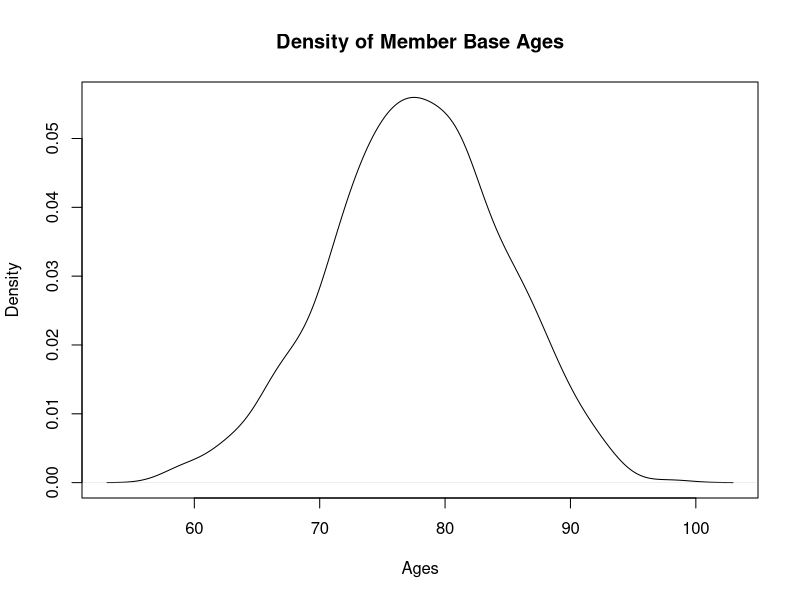
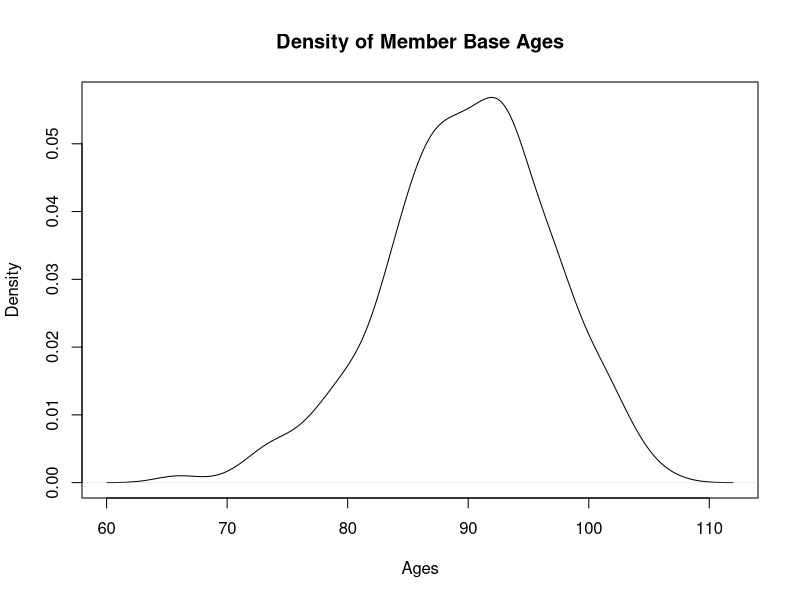

These charts were generated, in order, by the following R code:
library(readxl)

#Extracting mortality table

 Mortality.Table <- read.csv("LC Mortality Data.csv")
 


#Getting the lowest and highest age in the table for later use
lowest.age <- as.numeric(  min(Mortality.Table[,1])  )
highest.age <- as.numeric(  max(Mortality.Table[,1])  )

#Setting seed for consistency
set.seed(780)
  #Setting number of members at time 0
  num.members <- 1000
  
  #Setting number of years the portfolio is expected to be active (max is 70 years
  #since terminal age is 110 for now, and the min age is 40 for now)
  num.years <- highest.age - lowest.age
  colnames(Mortality.Table) <- c("Age", 2014:(2014+num.years))
  #creating the index for our members
  members <- c(1:num.members)
{
  #So the distribution of ages in a pension fund isn't necessarily uniform
  #Thus, I will be sampling ages from a very skewed distribution
  # such that I get a higher amount of younger ages than older
  # ages, which is what is expected.
  # Though, I can't just set the parameters and make it work.
  # Thus I will be doing something that is similar to a lag later on.
  # Meaning that my ages will be skewed so low, that the simulation
  # will run a couple of years, and as members die off, the distribution of ages 
  # will be automatically set.
  
  #For example, I'll generate a skewed sample of ages between 20-90,
  # with a higher probability of sampling ages between 20-30 than ages 70-90
  # then, I will first simulate 40 years, and then whoever is still alive 
  # after 40 years, will remain in the scheme for our choice of members
  # on which we will simulate the annuities.
  
  #The next upgrade to this code will be to include gender,
  # for now we'll focus on male lives just to complete this step of the code
  

  {
    #Setting a temporary seed to generate ages (should remove in final version)
    #set.seed(780)
    
    #Now to generate a distribution for our ages, the beta distribution is 
    # suitable since it has 2 easy parameters that I can control
    
    #To manipulate the shape, I set a targeted mean age, and then 
    # control the Beta (shape2) to increase or decrease the thickness 
    # of the upper tail
    
    target_mean_age <- 50
    target_mean_percent <- (target_mean_age- lowest.age)/num.years
    shape2 <- 25
    shape1 <- (target_mean_percent* shape2)/(1- target_mean_percent)
    
    age_dist <- rbeta(num.members, shape1 = shape1, shape2 = shape2)
    
    # Now to convert the distribution to our ages
    ages <- round(lowest.age + age_dist*num.years, 0)
    
    # Quickly plotting the age distribution to visually verify the shape
    #plot(density(ages), main = "Density of sampled Ages", xlab = "Ages", xlim = c(16,100))
    #I'm very happy with this distribution, I targeted a mean age, allowing
    # the tail to go down steadily over the ages.
    
    
    #So it turns out that the age distribution is highly sensitive to my
    # initial age distribution, thus I'll have to look up what is the average 
    # age in a pension fund, and its variance, and then replicate it to 
    # 30 years younger.
    
    #So according to an article by SANLAM, the average retirement age is around 80
    # and from what I can gather from other articles, there seems to be more
    # people 80 or younger than 80 and older, but roughly equal parts,
    # so that is the shape I am aiming for with this simulation.
    
    #For now I'm happy with the shape, I'll have to run a sensitivity test on 
    # the mean age and spread to investigate its significance, but that comes later
  }
  #Creating an empty space for member base to occupy later
  #Columns must equal the years + 2 (1 for index, 1 for ages, rest for years)
  member.base <- matrix(0, nrow = num.members, ncol = num.years+2)

}


#Alright, now to start the simulation.
# The simulation will start at the current set of ages, but afterwards
# I will cut the first cut_off amount years out, as at that point I expect the distribution
# of the ages to have taken the shape one would see in a pension scheme.



{
  #Creating a count variable to help set rows in member base
  count <- 1
  
  #For loop runs for every member to simulate their state of life through the years
  for(i in members){
    
    #assuming everyone in the portfolio is alive at time 0
    prev_state <- 1
    
    #creating an empty row for the member info to occupy
    member_row <- c(matrix(0,nrow = 1, ncol = num.years+2))
    
    #Added 2 columns, the first the member index, the second the member's age
    member_row[1] <- i
    member_row[2] <- ages[i]
    
    #Simulating state of life for member i from column 3 onwards
    #(hence time 1 is column 3)
    for(j in 3:num.years){
      
      #Thus j-2 is the time point of the state being simulated
      
      #Unif q probability
      value <- runif(1,0,1)
      
      #Getting the current age of the member, as at point j
      #Including column 2 in here, since that is the original age
      current_age <-  sum(member_row[2:length(member_row)])
      
      #Ensuring that the member's age does not exceed 110
      
      y <- ifelse(current_age > highest.age, highest.age, current_age)
                       
      
      #getting the index of the member's age in the mortality table
      index_age <- y-(lowest.age-1)
      
      #Getting qx for the member's age
      qx <- as.numeric(Mortality.Table[index_age,j-1])
      
      #State of life determined by generated q prob and the qx in mortality table
      state <- prev_state*qbinom(value,size = 1, prob = 1 - qx)
      
      #resetting previous state value, such that if the member dies, 
      #the 'state' variable is 0
      prev_state <- member_row[j] <- state
      
      #here you can end the loop if state = 0, but that feature doesn't bring much
      # value to the model as of yet.
      
    } # End of j loop
    
    #assigning the members life state in the appropriate row of the member base
    member.base[i,] <- member_row
    
    #updating the count for next loop
    count <- count + 1
  }
  
  #Adding a lifetime column for analysis and error checking
  
  Lifetime <- apply(X = member.base[,3:ncol(member.base)],FUN = sum, MARGIN = 1)
  member.base <- cbind(member.base[,1:2], Lifetime, member.base[,3:ncol(member.base)] )
  
  #Giving column headings
  colnames(member.base) <- c("Member","Age", "Lifetime",1:(num.years))
  
  #Error checking for member with maximum lifetimes
  member.base[which.max(member.base[,3]),1]
  
  #Everything seems to be in order
}

# Now for the final member base where we cut the first n number of years

cut_off <- 30

final.member.base <- member.base[member.base[,cut_off]==1,c(1,2,3,cut_off:ncol(member.base))]
colnames(final.member.base) <- c("Member","Age", "Lifetime",2014:(2013+ (ncol(final.member.base)-3  ) )   )       

# of course, everyone is cut_off amount years older by this point, so we will need to adjust the ages too

final.member.base[,2] <- final.member.base[,2] + cut_off
final.member.base[,3] <- final.member.base[,3] - (cut_off-4)

#There we have it. Now I just increase the number of members, and we should have a nice
# member base

#For curiosity sake, let's look at how the distribution of ages ended up to be:
plot(density(as.numeric(final.member.base[,2] )), main = "Density of Member Base Ages", xlab = "Ages")

#Now let's take a look at the distribution of age of death
plot(density(as.numeric(final.member.base[,2] )+as.numeric(final.member.base[,3] )), main = "Density of Member Base Ages", xlab = "Ages")

# Now, I will export this final.member.base as a cvs file
# This piece of code should only run once, otherwise it will create duplicates

#write.csv(final.member.base, "Generated State of Life Member Base.csv", row.names = FALSE)
